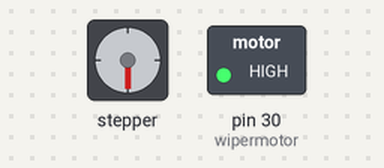
Bench run of a sketch on a simulated Arduino Mega 2560, built with avr-gcc and run on an emulated ATmega2560. Shown: stepper motor, switched loads named in the sketch (green lamp = pin HIGH). Wiring (inferred from the names in the program): stepper motor driver (200 steps per turn assumed): step pin 28; direction pin 29. Pins used as bus, display or sensor lines are not drawn.

Above: at 0.05 s.
At 8.6 s:
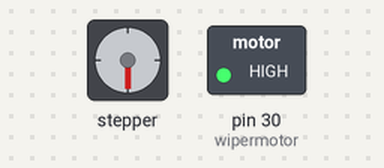
At 17.0 s:
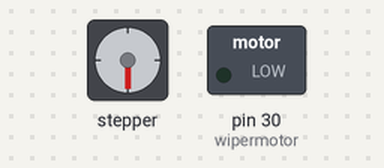
At 33.95 s:
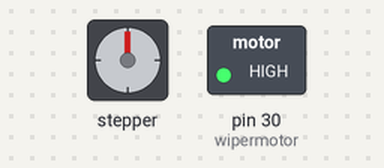
Timing chart, 0 to 44.2 s (numbered marks = the images above):
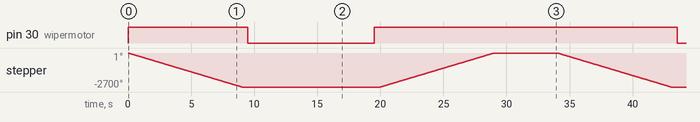

The sketch:

folding.ino
```cpp
const int foldingstepPin1 = 28;
const int foldingdirPin1 = 29;
const int wipermotor=30;


void setup() {
  // Sets the two pins as Outputs
  pinMode(foldingstepPin1, OUTPUT);
  pinMode(foldingdirPin1, OUTPUT);
  pinMode(wipermotor, OUTPUT);
  digitalWrite (wipermotor,HIGH);

}


void loop() {

  digitalWrite(foldingdirPin1, LOW);
  for (int x = 0; x < 1500; x++) {
    digitalWrite(foldingstepPin1, HIGH);
    delayMicroseconds(3000);
    digitalWrite(foldingstepPin1, LOW);
    delayMicroseconds(3000);
  }

  delay (500);
  digitalWrite (wipermotor,LOW);
  delay (10000);
  digitalWrite (wipermotor,HIGH);
  delay (500);


  digitalWrite(foldingdirPin1, HIGH);
  for (int x = 0; x < 1500; x++) {
    digitalWrite(foldingstepPin1, HIGH);
    delayMicroseconds(3000);
    digitalWrite(foldingstepPin1, LOW);
    delayMicroseconds(3000);
  }

    delay(5000);

}
```

Measured:
- by itself, pin 30 (wipermotor): alternates HIGH for 24.0 s and LOW for 10.0 s
- by itself, stepper: turns 2700° counter-clockwise in 9.0 s, then 2700° clockwise in 9.0 s, repeating every 34.0 s
